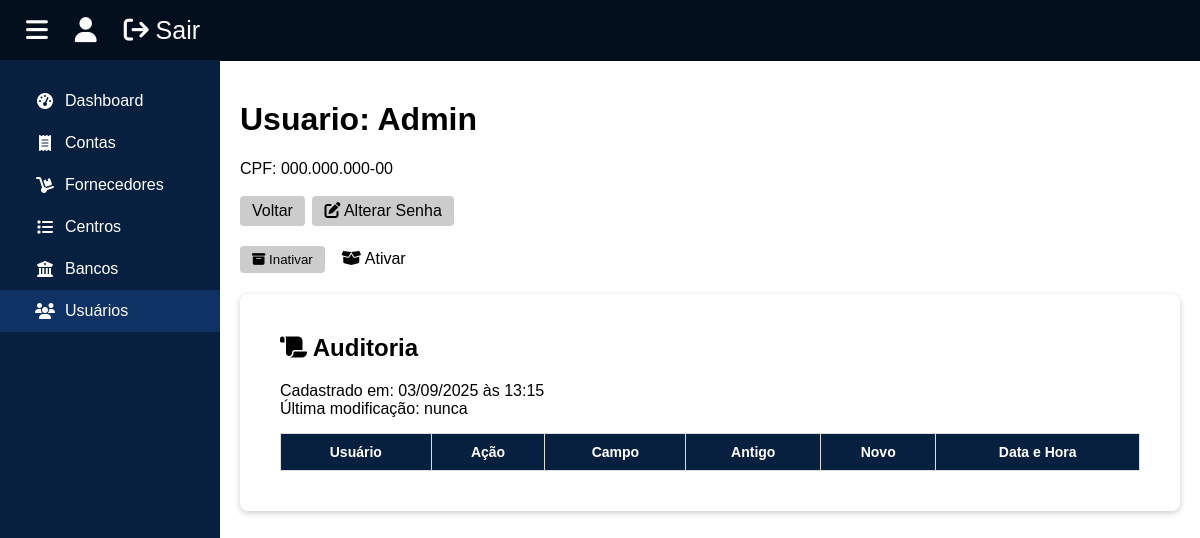
The page /usuarios/detalhar/1 (signed in) on the database its author committed.
### tables this page shows
CREATE TABLE usuario(
    id SMALLINT UNSIGNED AUTO_INCREMENT PRIMARY KEY,
    cpf VARCHAR(11) UNIQUE NOT NULL,
    nome VARCHAR(45) NOT NULL,
    senha VARCHAR(255) NOT NULL,
    data_criacao DATETIME NOT NULL DEFAULT NOW(),
    data_edicao DATETIME ON UPDATE NOW(),
    `enabled` TINYINT NOT NULL DEFAULT 1
);

### src/Controllers/Usuarios.php (called while the page is built, shortened)
<?php
class Usuarios
{
    private int $id;
    function __construct(string $view = 'index', string $param = '')
    {
        if (strlen($param) > 0) {
            $id = filter_var($param, FILTER_VALIDATE_INT);
            if ($id) {
                $this->id = $id;
            } else {
                $_SESSION['message'] = ['Usuario não encontrado', 'fail'];
                header("Location: /usuarios");
                exit;
            }
        }
        $this->loadView($view);
    }
    private function loadView(string $view): void
    {
        if (isset($this->id)) {
            $usuario = Usuario::getById($this->id);
        }
        include 'templates/header.php';
        include "src/Views/usuarios/$view.php";
        include 'templates/footer.php';
    }
}

### loadController.php (called while the page is built, shortened)
<?php
$url = explode('/', rtrim(filter_input(INPUT_GET, 'url', FILTER_DEFAULT), '/'), 5);
$controller = str_replace(' ', '', ucwords(str_replace('-', ' ', strtolower(array_shift($url)))));
new ($c)(...$url);

### index.php (called while the page is built, shortened)
<?php
include "loadController.php";

### src/Models/Database.php (called while the page is built, shortened)
<?php
class Database
{
    private static ?PDO $conn = null;
    public static function getConnection(): PDO
    {
        if (self::$conn == null) {
            try {
                self::$conn = new PDO(
                    "mysql:dbname={$_ENV['DB_NAME']};host={$_ENV['HOST_NAME']};charset=utf8mb4",
                    $_ENV['DB_USERNAME'],
                    $_ENV['DB_PASSWORD'],
                    [PDO::ATTR_ERRMODE => PDO::ERRMODE_EXCEPTION]
                );
            } catch (PDOException $e) {
                Logger::error('Erro de banco de dados', ['PDOException' => $e->getMessage()]);
                $_SESSION['message'] = ['Houve um erro sério, favor contatar o desenvolvedor do sistema', 'fail'];
                exit;
            }
        }
        return self::$conn;
    }
    public static function getById(string $table, int $id): array|false
    {
        $stmt = self::getConnection()->query("SELECT * FROM $table WHERE id = $id");
        return $stmt->fetch(PDO::FETCH_ASSOC);
    }
}

### src/Models/Usuario.php (called while the page is built, shortened)
<?php
class Usuario
{
    public function getId()
    {
        return $this->id;
    }
    public function getMaskedCpf(): string
    {
        return Cpf::maskCpf($this->cpf);
    }
    public function getNome()
    {
        return $this->nome;
    }
    public function getData_criacao()
    {
        return $this->data_criacao;
    }
    public function getData_edicao()
    {
        return $this->data_edicao;
    }
    public function isEnabled(): bool
    {
        return $this->enabled;
    }
    public static function getById(int $id): Usuario
    {
        $usuario = Database::getById('usuario', $id);
        extract($usuario);
        return new Usuario($id, $cpf, $nome, $senha, $data_criacao, $data_edicao, $enabled);
    }
}

### src/Controllers/Services/Cpf.php (called while the page is built, shortened)
<?php
class Cpf
{
    public static function maskCpf(string $unmaskedCpf): string
    {
        $chunks = str_split($unmaskedCpf, 3);
        return $chunks[0] . '.' . $chunks[1] . '.' . $chunks[2] . '-' . $chunks[3];
    }
}

### src/Views/usuarios/detalhar.php (the view, shortened to what this page needs)
<?php
$data_criacao = DateTime::createFromFormat("Y-m-d H:i:s", $usuario->getData_criacao());
if ($usuario->getData_edicao() != null) {
    $data_edicao = DateTime::createFromFormat("Y-m-d H:i:s", $usuario->getData_edicao());
    $data_edicao = $data_edicao->format("d/m/Y \à\s H:i");
} else {
    $data_edicao = 'nunca';
}
?>
<h1>Usuario: <?= $usuario->getNome() ?></h1>
CPF: <?= $usuario->getMaskedCpf() ?> <br>
<br>
<a class="btn" href="/usuarios" style="margin-right: 3px;">Voltar</a> <?php if ($_SESSION['usuario_id'] == $usuario->getId() || $_SESSION['usuario_id'] == 1): ?> <a class="btn" href="/usuarios/alterar-senha/<?= $usuario->getId() ?>"><i class="fa-solid fa-pen-to-square"></i> Alterar Senha</a> <?php endif; ?>
<br><br>
<?php if ($_SESSION['usuario_id'] == 1): ?>
    <form method="POST" action="">
        <?php if ($usuario->isEnabled()): ?>
            <button class="btn" name="type" value="unable" onclick="return confirm('Realmente deseja inativar este usuário?')">
                <i class="fa-solid fa-box-archive"></i> Inativar
            </button>
            <a class="btn btn-disabled">
                <i class="fa-solid fa-box-open"></i> Ativar</a>
        <?php endif; ?>
    </form>
<?php endif; ?>
<div class="section">
    <h2><i class="fa-solid fa-scroll"></i> Auditoria</h2>
    <?php
    echo "Cadastrado em: " . $data_criacao->format("d/m/Y \à\s H:i");
    if (isset($data_edicao)) {
        echo "<br>Última modificação: $data_edicao";
    }
    ?>
    <table class="auditoria">
        <tr>
            <th>Usuário</th>
            <th>Ação</th>
            <th>Campo</th>
            <th>Antigo</th>
            <th>Novo</th>
            <th>Data e Hora</th>
        </tr>
    </table>
</div>

### templates/header.php (shortened to what this page needs)
<!DOCTYPE html>
<html lang="pt-br">
<head>
    <link rel="stylesheet" href="https://cdnjs.cloudflare.com/ajax/libs/font-awesome/6.4.0/css/all.min.css">
    <link rel="stylesheet" href="/public/css/base.css">
    <link rel="stylesheet" href="/public/css/charcounter.css">
</head>
<body>
    <header id="topbar">
        <a onclick="collapse()"><i class="fa-solid fa-bars"></i></a>
        <a href="/usuarios/detalhar/<?= $_SESSION['usuario_id'] ?? '#' ?>"><i class="fa-solid fa-user"></i></a>
        <a href="/login/sair"><i class="fa-solid fa-arrow-right-from-bracket"></i> Sair</a>
    </header>
    <div class="main-layout">
        <div id="sidebar">
            <?php
            $controller = explode('/', $_SERVER['REQUEST_URI'])[1];
            $menuItems = [
                'dashboard' => ['icon' => 'fas fa-tachometer-alt', 'label' => 'Dashboard'],
                'contas' => ['icon' => 'fa-solid fa-receipt', 'label' => 'Contas'],
                'fornecedores' => ['icon' => 'fa-solid fa-dolly', 'label' => 'Fornecedores'],
                'centros-de-custo' => ['icon' => 'fa-solid fa-list', 'label' => 'Centros'],
                'bancos' => ['icon' => 'fa-solid fa-building-columns', 'label' => 'Bancos'],
                'usuarios' => ['icon' => 'fa-solid fa-users', 'label' => 'Usuários']
            ];
            foreach ($menuItems as $item => $info) {
                $active = $controller == $item ? '#0d3263' : '#08203f';
                echo "<a href='/$item' style='background: $active'>
                    <i class='{$info['icon']}'></i>{$info['label']}
                </a>";
            }
            ?>
        </div>
        <div class="content">

### templates/footer.php (shortened to what this page needs)
        </div>
    </div>
</body>
</html>

### public/css/base.css (style rules this page uses)
body { margin: 0; font-family: Arial, sans-serif; display: flex; flex-direction: column; flex-wrap: wrap; }
.main-layout { display: flex; margin-top: 60px; }
.content { flex: 1; padding: 20px; margin-left: 220px; }
.section { background: white; padding: 40px; padding-top: 20px; margin-top: 20px; border-radius: 8px; box-shadow: 0 2px 6px rgba(0, 0, 0, 0.2); }
table { width: 100%; border-collapse: collapse; margin-top: 15px; }
table th, table td { border: 1px solid #ddd; padding: 10px; text-align: center; font-size: 14px; }
table th { background: #08203f; color: white; }
.btn { border: 0px; font-family: Arial, Helvetica, sans-serif; display: inline-block; padding: 6px 12px; background: #ccc; color: black; text-decoration: none; border-radius: 4px; }
.btn-disabled { background: #ffffff; }
#topbar { width: 100%; height: fit-content; padding: 16px; background-color: #040f1e; position: fixed; text-align: left; font-size: 25px; }
#topbar a { margin: 10px; color: #FFF; text-decoration: none; cursor: pointer; }
#sidebar { position: fixed; background-color: #08203f; width: 220px; min-height: calc(100vh - 60px); display: flex; flex-direction: column; padding-top: 20px; }
#sidebar a { display: flex; align-items: center; padding: 12px 35px; color: #fff; text-decoration: none; transition: 0.2s; }
#sidebar i { margin-right: 10px; min-width: 20px; text-align: center; }

### rows shown on the page
usuario: nome "Admin", cpf "000.000.000-00", data_criacao "03/09/2025 às 13:15", data_edicao "nunca"

### other values the page prints
$info['label'] "Dashboard"
$info['label'] "Contas"
$info['label'] "Fornecedores"
$info['label'] "Centros"
$info['label'] "Bancos"
$info['label'] "Usuários"
